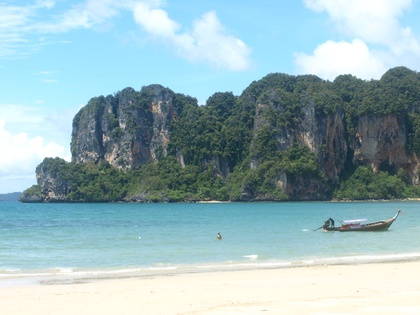
%> input picture Reconocimiento de Patrones/Clasificador K-Means con Imagen/Railay.jpg, 420 x 315 px, shrunk from 3648 x 2736 before the run
$ octave ubica_imagen.m   (GNU Octave 9; MATLAB toolbox functions it lacks are replaced by stand-ins)
%> lines starting %> are read from the running program, lines starting %| are printed output that depends on the picture
### Reconocimiento de Patrones/Clasificador K-Means con Imagen/k_means.m
function [clases_p] = k_means(z, k, c)
    [num_muestras, comp]= size(z);
    clases = repmat(99, [num_muestras, comp, k]);
    clases_p = repmat(99, [num_muestras, 2, k]);
    centroides = zeros(k, comp);
    cent_aux = zeros(1, k);
    contadores = repmat(1, [1, k]);
    centroides_ante = zeros(k, comp);
    %centroides = zeros(1,k);

    for i=1:k
       clases(1,:,i) = z(i,:);
       clases_p(1,:,i) = c(i,:);
       centroides(i,:) = z(i,:);
    end

    clases;
    clases_p;
    centroides;

    ciclo = 1;
    while ciclo > 0
        fprintf("Iteración %d\n", ciclo)
        for i=k+1:num_muestras
            vector = z(i,:);
            cord = c(i,:);
            for j=1:k
                %media = mean(clases(:,:,j),'omitnan');
                %centroides(:,k) = norm(vector-media);
                cent_aux(:,j) = norm(vector -  centroides(j, :));
            end
            cent_aux;
            dist_minima = min(min(cent_aux));
            indice = find(cent_aux == dist_minima);
            contadores(:, indice(1)) = contadores(:, indice(1)) + 1;
            clases(contadores(:, indice(1)),:,indice(1)) = vector;
            clases_p(contadores(:, indice(1)),:,indice(1)) = cord;
            centroides(indice(1),:) = (vector +  centroides(indice(1), :)) / 2;
        end
        if centroides_ante == centroides
            ciclo = 0;
        else
            centroides
            centroides_ante = centroides;
            ciclo = ciclo + 1;
            contadores = repmat(1, [1, k]);
        end

    end

    clases;
    clases_p;
    centroides

end

### Reconocimiento de Patrones/Clasificador K-Means con Imagen/ubica_imagen.m
clc
clear all
close all
warning off all

% ubicando el directorio donde esté la imagen o el conjunto de imágenes de
% nuestro interés

char name;
[name,pathname]=uigetfile('*.jpg');
%> the answer given: Railay.jpg
nombre=sprintf('%s%s',pathname,name);
h=imread(nombre);
%> h is the input picture: size 315x420x3 uint8; mean R, G, B 152.1, 180.6, 186.3
%figure(1)
%imshow(h)

dato=imref2d(size(h));
figure(2)
[m,n]=size(h);
%> m = 315; n = 1260
imshow(h,dato)

%lanzando los puntos aleatorios sobre una imagen:

c1y=randi([1,(n/3)],1,1000);
c1x=randi([1,m],1,1000);
c1=[c1y;c1x];

%graficando sobre el plano de la imagen
k = input('¿Cuántas grupos quieres?\n')
%> the answer given: 3
%k = 4
z=impixel(h,c1(1,:),c1(2,:));
%> z = 1000 rows, first 12: [253 254 249; 171 206 210; 138 188 197; 163 229 255; 43 60 70; 76 99 93; 255 254 237; 161 228 255; 210 237 254; 88 161 180; 189 231 253; 219 243 255]
clases = k_means(z, k, c1');
%> after the loop in k_means, `for i=1:k`: centroides = [253 254 249; 171 206 210; 138 188 197]
%> the loop in k_means, `while ciclo > 0` made 2 passes
%> centroides_ante on pass 1: [192.7 234.4 248; 153.9 203.3 216.9; 42.78 58.73 67]
%> after the loop in k_means, `while ciclo > 0`: cent_aux = [37.97 50.87 286.6]; centroides = [192.7 234.4 248; 153.9 203.3 216.9; 42.78 58.73 67]; ciclo = 0; contadores = [449 239 312]
figure(2)
grid on
hold on

for i=1:k
    for j=1:1000
        vector = clases(j,:,i);
        if isequal(vector, [99 99])
            clase = clases(1:j-1,:,i);

            %CALCULANDO LA MULTIRESOLUCION:
            imaR=h(:,:,1);
            fprintf('Clase: %d\n\n', i)
            [num_muestras, comp]= size(clase);
            fprintf('puntos: %d\n\n', num_muestras)
            fprintf('Media:')
            mean(mean(clase))
            fprintf('Desviación:')
            mean(std(clase))

            break
        end
    end
    plot(clase(:,1),clase(:,2),'ob','MarkerSize',10,'MarkerFaceColor',rand(1,3))
    lgd{i} = strcat('Clase ',num2str(i)) ;
end
%> this loop made 3 passes
%| Clase: 1
%| puntos: 449
%| Media:ans = 182.43
%| Desviación:ans = 122.29
%| Clase: 2
%| puntos: 241
%| Media:ans = 169.82
%| Desviación:ans = 102.52
%| Clase: 3
%| puntos: 314
%> (further printed lines are left out)
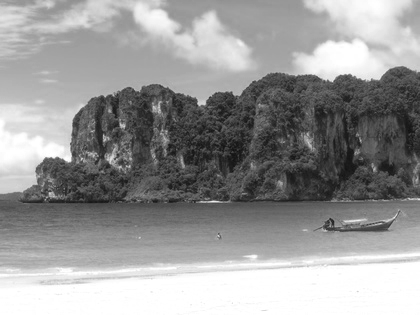
%> imaR: size 315x420 uint8; min 17, max 255, mean 152.1
%> after the loop, clase = 314 rows, first 12: [177 236; 215 173; 171 134; 260 191; 383 84; 413 90; 341 136; 378 170; 288 175; 339 178; 231 114; 303 177]; comp = 2; lgd = {'Clase1', 'Clase2', 'Clase3'}; num_muestras = 314
legend(lgd)
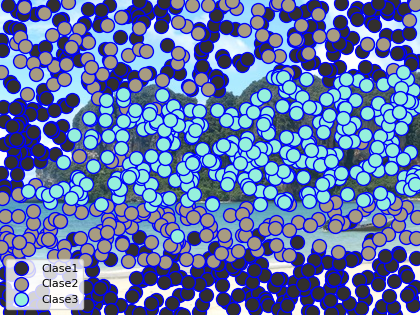
%> figure redrawn from the program's plot data
%plot(c1(1,:),c1(2,:),'ob','MarkerSize',10,'MarkerFaceColor','b')

%CALCULANDO LA MULTIRESOLUCION:
tamVentana=10;
Num_ventanas=50;

imaR=h(:,:,1);
for j=1:k
    %fprintf('Clase: %d\n\n', j)
    for i=1: Num_ventanas
        ventanaR=imcrop(imaR,[c1y(i),c1x(i),tamVentana-1,tamVentana-1]);

        %extrayendo características a cada ventana
        R_media(i)=mean(ventanaR(:));
        R_desviacion(i)=std(double(ventanaR(:)));
        arreglo(i).ventanaR=ventanaR;
    end
    % [4 lines of commented-out code are left out]
end
%> after the loop, R_desviacion = 50 values, max 35.4 at index 13, min 0.731 at index 7, mean 10.28; R_media = 50 values, max 254.7 at index 29, min 36.68 at index 24, mean 144.7; arreglo = 50 items

disp('proceso terminado....')
